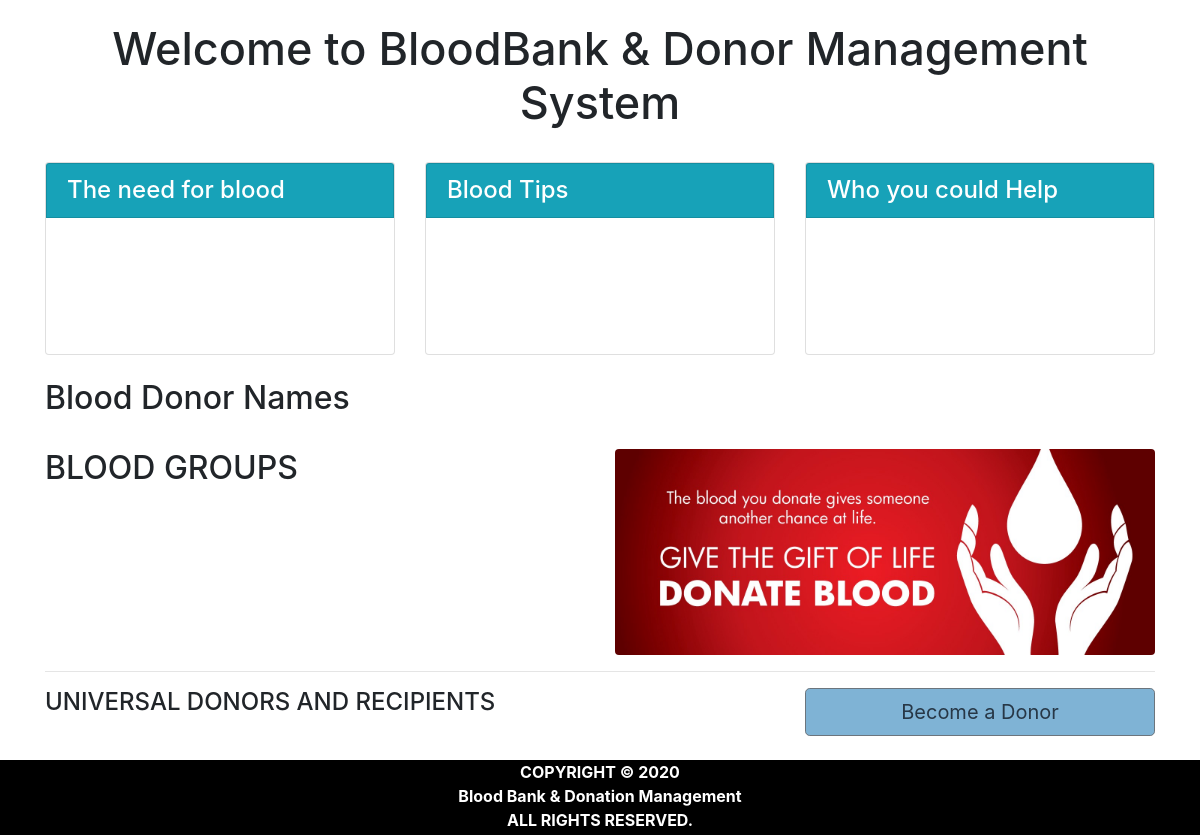
The page /home.php (lower part) on the database as committed earlier.
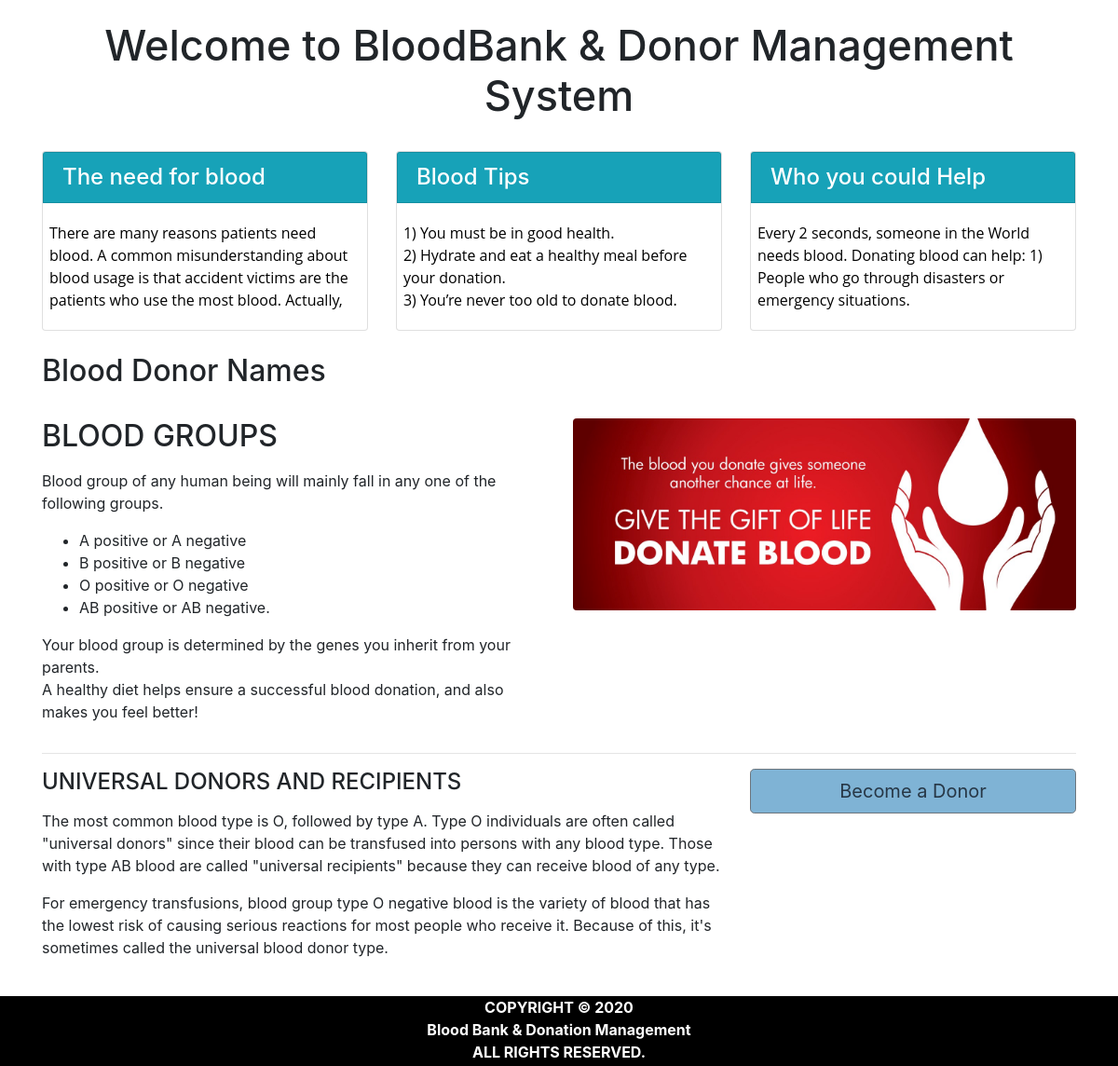
The same page on the database as committed later.
### tables this page shows
create table pages(
page_id int NOT NULL auto_increment UNIQUE,
page_name varchar(255) NOT NULL,
page_type varchar(255) NOT NULL,
page_data longtext NOT NULL
);

### home.php (the view, shortened to what this page needs)
<!DOCTYPE html>
<html lang="en">
<head>
  <link rel="stylesheet" href="https://maxcdn.bootstrapcdn.com/bootstrap/4.5.2/css/bootstrap.min.css">
</head>
<body>
<?php
include('head.php'); ?>
<?php include'ticker.php'; ?>
  <div id="page-container" style="margin-top:50px; position: relative;min-height: 84vh;   ">
    <div class="container">
    <div id="content-wrap"style="padding-bottom:75px;">
<br>
        <h1 style="text-align:center;font-size:45px;">Welcome to BloodBank & Donor Management System</h1>
<br>
        <div class="row">
            <div class="col-lg-4 mb-4">
                <div class="card">
                    <h4 class="card-header card bg-info text-white" >The need for blood</h4>
                        <p class="card-body overflow-auto" style="padding-left:2%;height:120px;text-align:left;">
                          <?php
                            include 'conn.php';
                            $sql=$sql= "select * from pages where page_type='needforblood'";
                            $result=mysqli_query($conn,$sql);
                            if(mysqli_num_rows($result)>0)   {
                                while($row = mysqli_fetch_assoc($result)) {
                                  echo $row['page_data'];
                                }
                              }
                           ?>
                         </p>
                </div>
            </div>
            <div class="col-lg-4 mb-4">
                <div class="card">
                    <h4 class="card-header card bg-info text-white">Blood Tips</h4>
                    <p class="card-body overflow-auto" style="padding-left:2%;height:120px;text-align:left;">
                      <?php
                        include 'conn.php';
                        $sql=$sql= "select * from pages where page_type='bloodtips'";
                        $result=mysqli_query($conn,$sql);
                        if(mysqli_num_rows($result)>0)   {
                            while($row = mysqli_fetch_assoc($result)) {
                              echo $row['page_data'];
                            }
                          }
                       ?>
                     </p>
                        </div>
            </div>
            <div class="col-lg-4 mb-4">
                <div class="card">
                    <h4 class="card-header card bg-info text-white" >Who you could Help</h4>
                    <p class="card-body overflow-auto" style="padding-left:2%;height:120px;text-align:left;">
                      <?php
                        include 'conn.php';
                        $sql=$sql= "select * from pages where page_type='whoyouhelp'";
                        $result=mysqli_query($conn,$sql);
                        if(mysqli_num_rows($result)>0)   {
                            while($row = mysqli_fetch_assoc($result)) {
                              echo $row['page_data'];
                            }
                          }
                       ?>
                     </p>
                        </div>
            </div>
</div>
        <h2>Blood Donor Names</h2>
<br>
        <div class="row">
            <div class="col-lg-6">
                <h2>BLOOD GROUPS</h2>
                <p>
                  <?php
                    include 'conn.php';
                    $sql=$sql= "select * from pages where page_type='bloodgroups'";
                    $result=mysqli_query($conn,$sql);
                    if(mysqli_num_rows($result)>0)   {
                        while($row = mysqli_fetch_assoc($result)) {
                          echo $row['page_data'];
                        }
                      }
                   ?></p>
            </div>
            <div class="col-lg-6">
                <img class="img-fluid rounded" src="image\blood_donationcover.jpeg" alt="" >
            </div>
        </div>
        <hr>
        <div class="row mb-4">
            <div class="col-md-8">
            <h4>UNIVERSAL DONORS AND RECIPIENTS</h4>
            <p>
              <?php
                include 'conn.php';
                $sql=$sql= "select * from pages where page_type='universal'";
                $result=mysqli_query($conn,$sql);
                if(mysqli_num_rows($result)>0)   {
                    while($row = mysqli_fetch_assoc($result)) {
                      echo $row['page_data'];
                    }
                  }
               ?></p>
              </div>
            <div class="col-md-4">
                <a class="btn btn-lg btn-secondary btn-block" href="donate_blood.php" style="align:center; background-color:#7FB3D5;color:#273746 ">Become a Donor </a>
            </div>
        </div>
    </div>
  </div>
  <?php include('footer.php');?>
</div>
</body>
</html>

### head.php (shortened to what this page needs)
<html>
<head>
</head>
<body>
</body>
</html>

### ticker.php (shortened to what this page needs)
<html>
<head>
</head>
<body>
</body>
</head>
</html>

### footer.php (shortened to what this page needs)
<html>
<head>
</head>
<body>
  <div id="footer" >
  <b><center>COPYRIGHT © 2020<br>
  Blood Bank & Donation Management
  <br>
  ALL RIGHTS RESERVED.
  </center>
  </div>
</body>
</html>

### footer.php (style rules this page uses)
#footer { position:absolute; left: 0; bottom: 0; width: 100%; height: 75px; background-color:#000000; color:white; text-align: center; }

Rows that differ between the two databases and show on the page:
added pages: page_data "There are many reasons patients need blood. A common misunderstanding about blood usage is that accident victims are the patients who use the most blood. Actually,…", shown under "The need for blood"
added pages: page_data "1) You must be in good health. 2) Hydrate and eat a healthy meal before your donation. 3) You’re never too old to donate blood.", shown under "Blood Tips"
added pages: page_data "Every 2 seconds, someone in the World needs blood. Donating blood can help: 1) People who go through disasters or emergency situations.", shown under "Who you could Help"
added pages: page_data "Blood group of any human being will mainly fall in any one of the following groups. A positive or A negative B positive or B negative O positive or O negative AB positive or AB negative. Your blood group is determined by the genes you inherit from your parents. A healthy diet helps ensure a successful blood donation, and also makes you feel better!", shown under "BLOOD GROUPS"
added pages: page_data "The most common blood type is O, followed by type A. Type O individuals are often called \"universal donors\" since their blood can be transfused into persons with any blood type. Those with type AB blood are called \"universal recipients\" because they can receive blood of any type. For emergency transfusions, blood group type O negative blood is the variety of blood that has the lowest risk of causing serious reactions for most people who receive it. Because of this, it's sometimes called the universal blood donor type.", shown under "UNIVERSAL DONORS AND RECIPIENTS"
